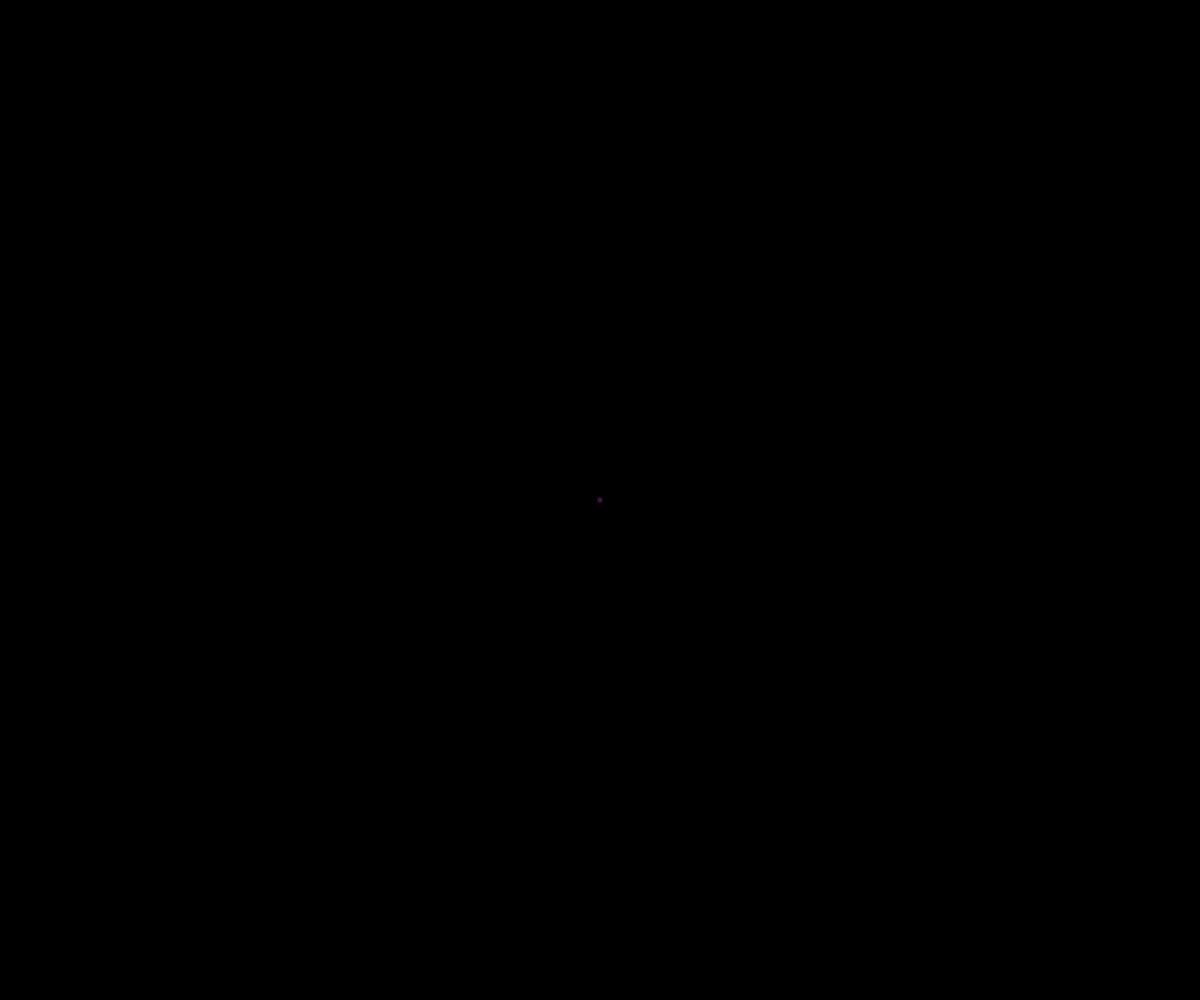
Frame 1 (no input)
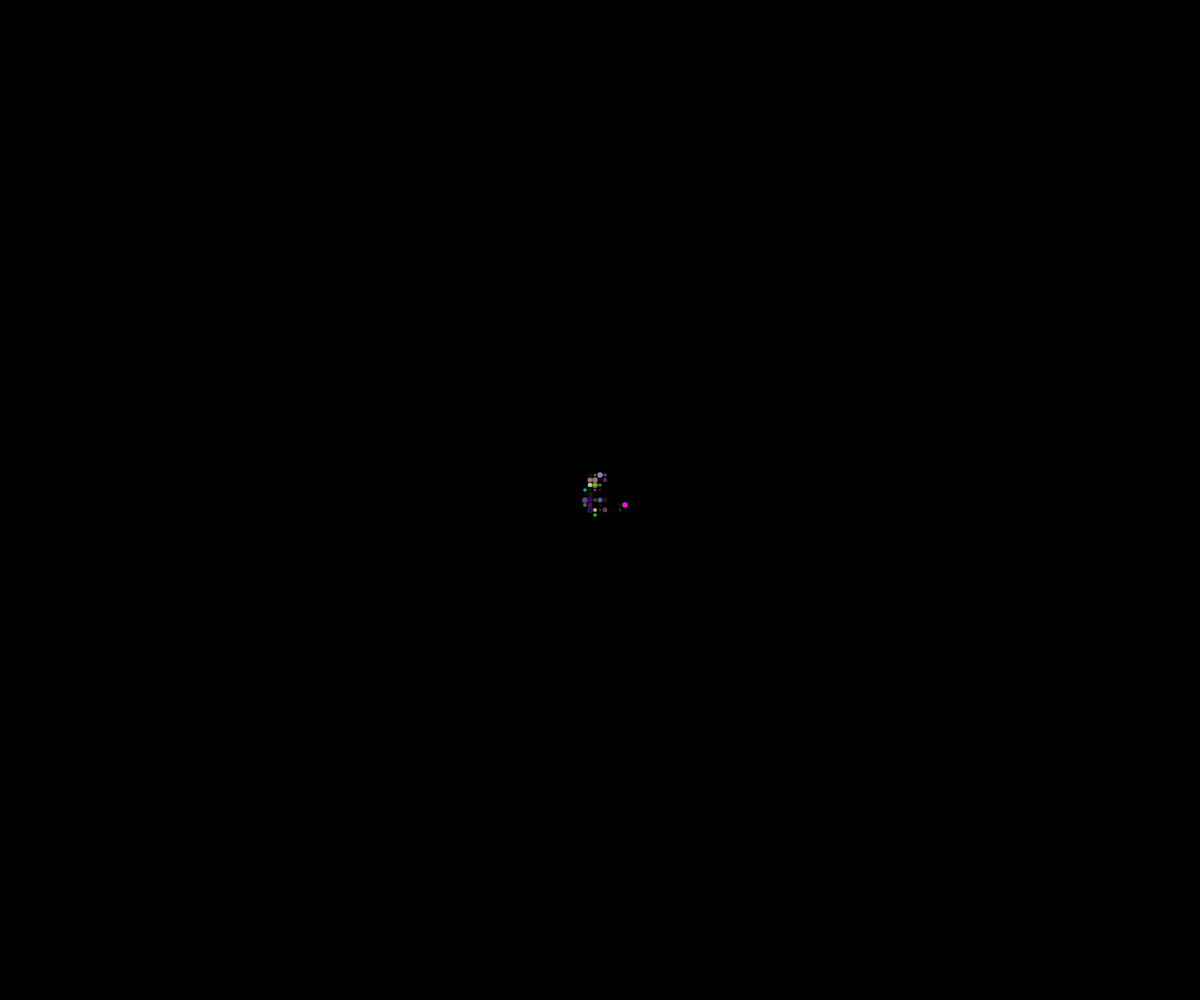
Frame 60 (no input)
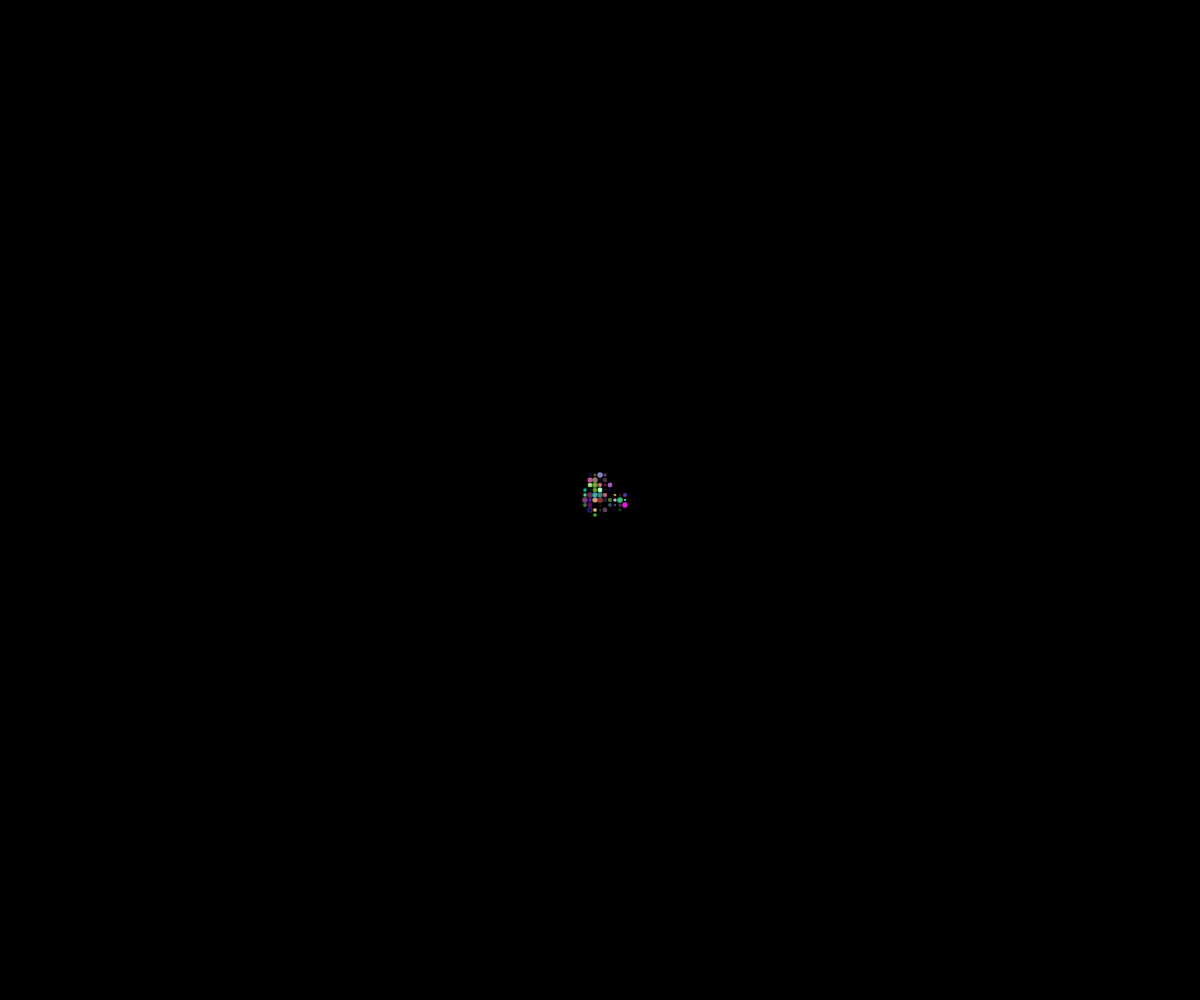
Frame 120 (the mouse pressed at the canvas centre since frame 60)

The p5.js sketch that drew these frames (run headless with seeded random() and noise() and a simulated clock; from frame 60 on, the mouse is pressed at the canvas centre):

// p5.js sketch
// ── sketch.js
let walker;

function setup() {
	createCanvas(windowWidth, windowHeight);
	walker = new Walker(width/2, height/2);
	background(0);
}

function draw() {
	walker.update();
	walker.show();
	switch(floor(random(1, 5))) {
		case 1:
			walker.dir(0, 1);
			break;
		case 2:
			walker.dir(1, 0);
			break;
		case 3:
			walker.dir(0, -1);
			break;
		case 4:
			walker.dir(-1, 0);
			break;
		default:
			walker.dir(0);
	}
}
// ── walker.js
class Walker {
  constructor(x, y) {
    this.pos = createVector(x, y);
    this.vel = createVector();
  }
  dir(x, y) {
    this.vel = createVector(x * 5, y * 5);
  }
  update() {
    this.pos.add(this.vel);
  }
  show() {
    stroke(random(255), random(255), random(255), random(255));
    strokeWeight(random(2, 6));
    point(this.pos.x, this.pos.y);
  }
}
